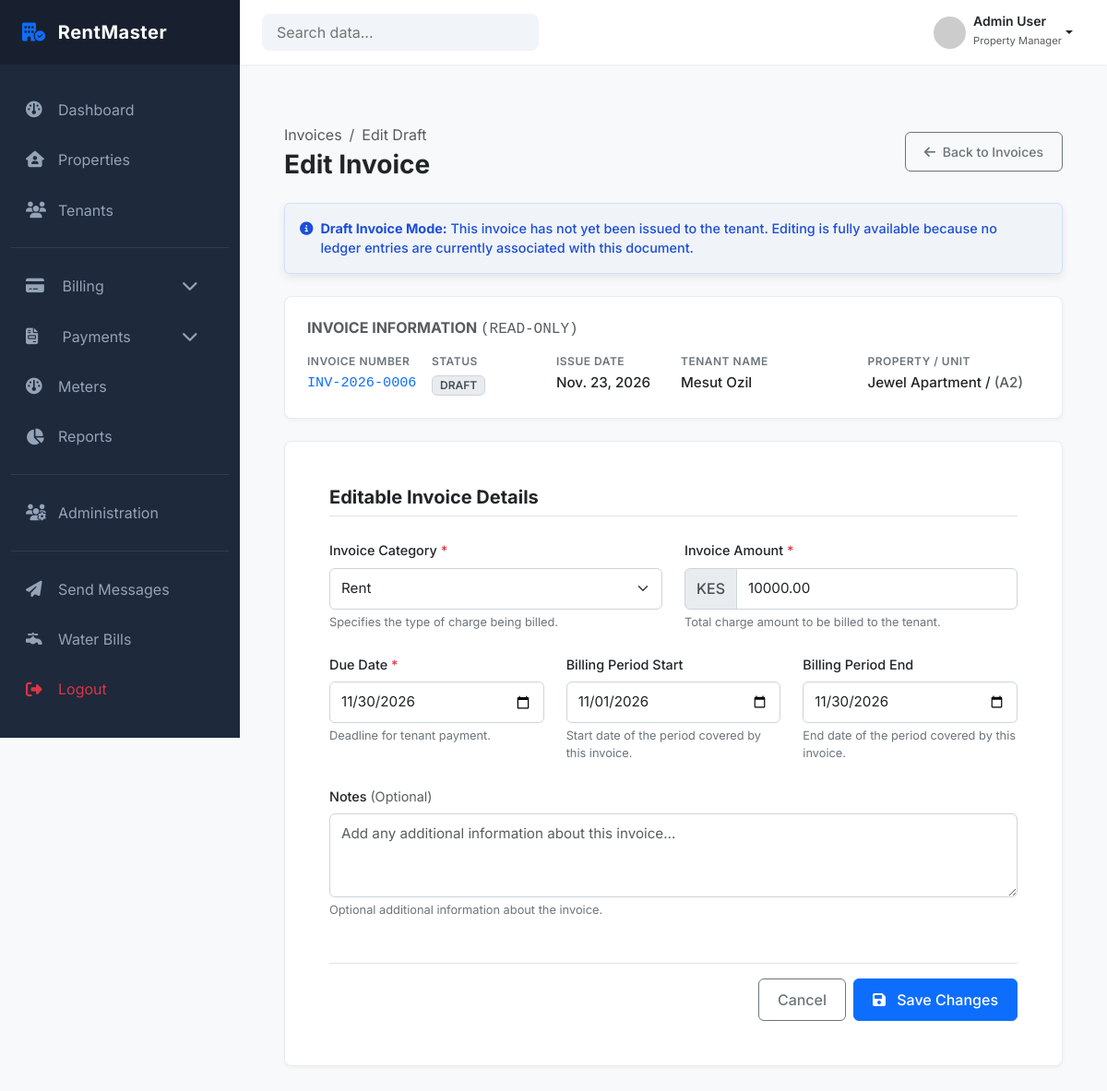
Before: /billing/invoices/6/edit/ (signed in) with the older database file.
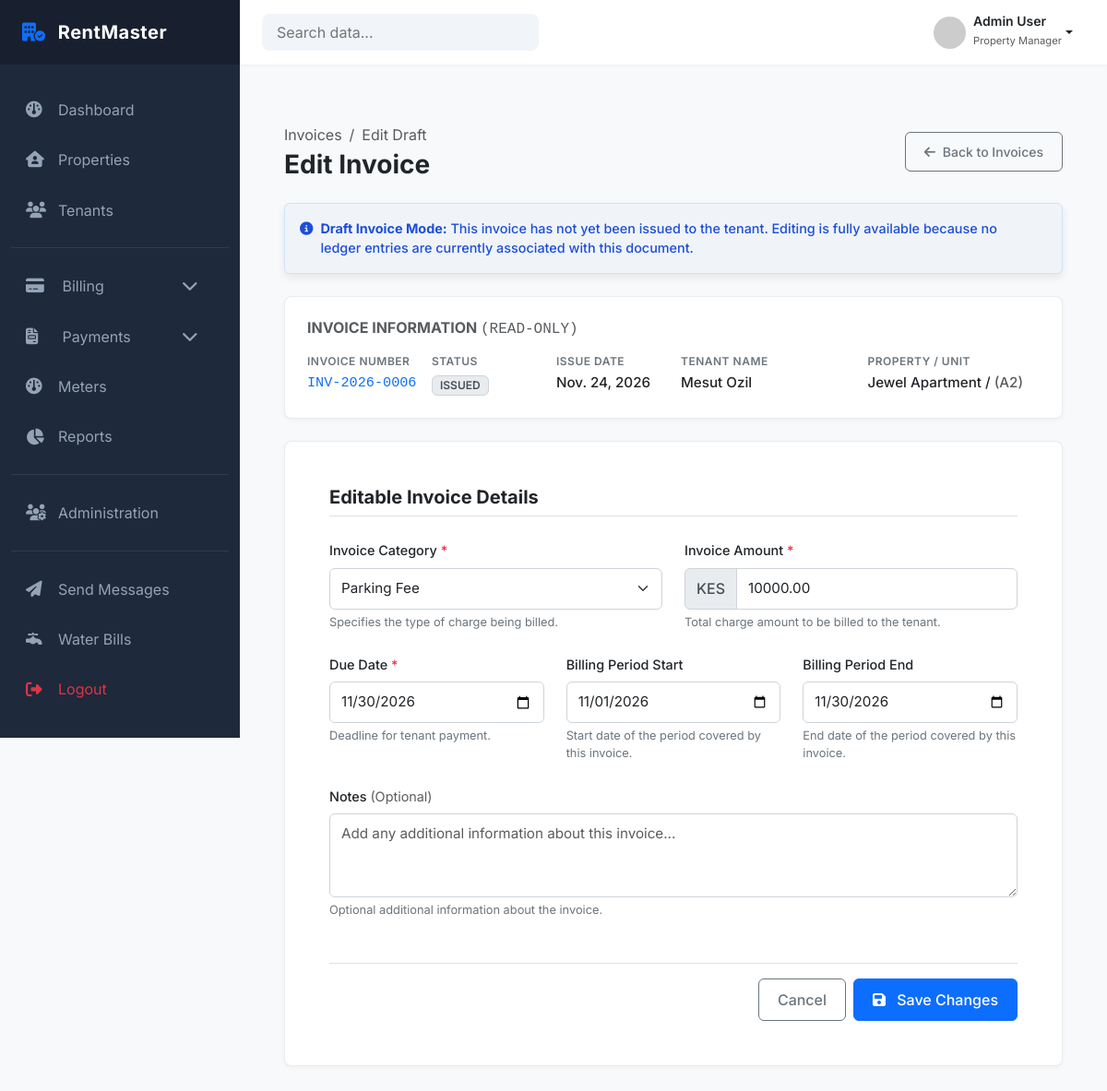
After: the same page with the newer database file.
### billing/models.py (models this page shows, shortened)
class Invoice(models.Model):
    tenancy = models.ForeignKey(
        Tenancy,
        on_delete=models.PROTECT,
        related_name="invoices"
    )
    ledger_account = models.ForeignKey(
        "finance.LedgerAccount",
        on_delete=models.PROTECT,
        related_name="invoices"
    )
    category = models.CharField(
        max_length=20,
        choices=InvoiceCategory.choices
    )
    invoice_number = models.CharField(max_length=50, unique=True, blank=True)
    issue_date = models.DateField(default=timezone.now)
    due_date = models.DateField()
    billing_period_start = models.DateField(null=True, blank=True)
    billing_period_end = models.DateField(null=True, blank=True)
    total_amount = models.DecimalField(
        max_digits=14,
        decimal_places=2,
        default=0
    )
    amount_paid = models.DecimalField(
        max_digits=14,
        decimal_places=2,
        default=0
    )
    status = models.CharField(
        max_length=20,
        choices=InvoiceStatus.choices,
        default=InvoiceStatus.DRAFT
    )
    notes = models.TextField(blank=True)
    created_at = models.DateTimeField(auto_now_add=True)
    created_by = models.ForeignKey(
        settings.AUTH_USER_MODEL,
        on_delete=models.PROTECT,
        related_name="created_invoices"
    )
    class Meta:
        ordering = ["-issue_date"]
        constraints = [
            models.UniqueConstraint(
                fields=[
                    "ledger_account",
                    "category",
                    "billing_period_start",
                    "billing_period_end"
                ],
                condition=~models.Q(
                    status=InvoiceStatus.CANCELLED
                ),
                name="unique_active_invoice_per_charge_per_period"
            )
        ]
    def is_system_generated(self):
        return self.created_by.role == "SYSTEM"
    is_system_generated.boolean = True
    is_system_generated.short_description = "Auto Generated"

### tenants/models.py (models this page shows, shortened)
class Tenancy(models.Model):
    tenant = models.ForeignKey(
        "Tenant",
        on_delete=models.PROTECT,
        related_name="tenancies"
    )
    unit = models.ForeignKey(
        Unit,
        on_delete=models.PROTECT,
        related_name="tenancies"
    )
    start_date = models.DateField() # when tenancy officially begins
    end_date = models.DateField(null=True, blank=True) # when tenancy ends
    rent_amount = models.DecimalField(max_digits=12, decimal_places=2)
    status = models.CharField(
        max_length=20,
        choices=TenancyStatus.choices,
        default=TenancyStatus.ACTIVE
    )
    created_by = models.ForeignKey(
        settings.AUTH_USER_MODEL,
        on_delete=models.PROTECT,
        related_name="created_tenancies"
    )
    created_at = models.DateTimeField(auto_now_add=True)
    updated_at = models.DateTimeField(auto_now=True)
    class Meta:
        ordering = ["-start_date"]
        constraints = [
            models.UniqueConstraint(
                fields=["unit"],
                condition=Q(status="ACTIVE"),
                name="unique_active_tenancy_per_unit"
            ),
            models.UniqueConstraint(
                fields=["tenant"],
                condition=Q(status="ACTIVE"),
                name="unique_active_tenancy_per_tenant"
            )
        ]

class Tenant(models.Model):
    first_name = models.CharField(max_length=100)
    last_name = models.CharField(max_length=100)
    landlord = models.ForeignKey(
        settings.AUTH_USER_MODEL,
        on_delete=models.PROTECT,
        limit_choices_to={"role": "LANDLORD"},
        related_name="tenants"
    )
    phone_number = models.CharField(max_length=20)
    email = models.EmailField(blank=True)
    id_number = models.CharField(max_length=50)
    date_of_birth = models.DateField(null=True, blank=True)
    is_active = models.BooleanField(default=True)
    created_at = models.DateTimeField(auto_now_add=True)
    created_by = models.ForeignKey(
        settings.AUTH_USER_MODEL,
        on_delete=models.PROTECT
    )
    class Meta:
        constraints = [
            UniqueConstraint(
                fields=["id_number", "landlord"],
                name="unique_id_per_landlord"
            ),
            UniqueConstraint(
                fields=["phone_number", "landlord"],
                name="unique_phone_per_landlord"
            )
        ]

### properties/models.py (models this page shows, shortened)
class Unit(models.Model):
    property = models.ForeignKey(
        Property,
        on_delete=models.PROTECT,
        related_name="units"
    )
    unit_number = models.CharField(max_length=20)
    unit_type = models.CharField(
        max_length=50,
        choices=UnitType.choices
    )
    status = models.CharField(
        max_length=50,
        choices=UnitStatus.choices,
        default=UnitStatus.VACANT
    )
    floor = models.CharField(max_length=20, blank=True)
    is_active = models.BooleanField(default=True)
    created_at = models.DateTimeField(auto_now_add=True)
    class Meta:
        constraints = [
            UniqueConstraint(
                fields=["property", "unit_number"],
                name="unique_unit_number_per_property"
            )
        ]
        ordering = ["unit_number"]

class Property(models.Model):
    landlord = models.ForeignKey(
        settings.AUTH_USER_MODEL,
        on_delete=models.PROTECT,
        related_name="properties",
        limit_choices_to={"role": "LANDLORD"}
    )
    name = models.CharField(max_length=150)
    description = models.TextField(blank=True)
    address_line_1 = models.CharField(max_length=250)
    address_line_2 = models.CharField(max_length=255, blank=True)
    country = models.CharField(max_length=100)
    county = models.CharField(max_length=100, blank=True)
    postal_code = models.CharField(max_length=20, blank=True)
    is_active = models.BooleanField(default=True)
    created_at = models.DateTimeField(auto_now_add=True)
    updated_at = models.DateTimeField(auto_now=True)
    class Meta:
        constraints = [
            UniqueConstraint(
                fields=["landlord", "name"],
                name="unique_property_name_per_landlord"
            )
        ]
        ordering = ["-created_at"]

### billing/views/invoice_views.py (the view, shortened to what this page needs)
# urls.py: path("invoices/<int:invoice_id>/edit/", update_draft_invoice_view, name="edit_invoice")
@login_required
def update_draft_invoice_view(request, invoice_id):
    try:
        invoice = get_invoice_service(
            user=request.user,
            invoice_id=invoice_id
        )
    except ValidationError:
        raise Http404("Invoice not found.")
    context = {
        "invoice": invoice,
        "form_data": request.POST if request.method == "POST" else None,
        "invoice_category_choices": InvoiceCategory.choices,
    }
    return render(
        request,
        "billing/invoices/edit_invoice.html",
        context
    )

### billing/services/invoice_services.py (called while the page is built)
def get_invoice_service(*, user, invoice_id):
    accessible_tenants = get_accessible_tenants(user)
    try:
        invoice = Invoice.objects.filter(
            pk=invoice_id,
            tenancy__tenant__in=accessible_tenants,
        ).select_related(
            "tenancy",
            "tenancy__tenant",
            "tenancy__unit",
            "tenancy__unit__property",
            "ledger_account",
            "created_by",
        ).prefetch_related("ledger_entries").get()
    except Invoice.DoesNotExist:
        raise ValidationError("Invoice does not exist.")
    return invoice

### finance/services/tenant_access.py (called while the page is built, shortened)
def get_accessible_tenants(user, query=None):
    if user.role == Role.SYSTEM_ADMIN:
        tenants = Tenant.objects.all()
    elif user.role == Role.LANDLORD:
        tenants = Tenant.objects.filter(landlord=user)
    elif user.role == Role.CARETAKER:
        tenants = Tenant.objects.filter(landlord=user.landlord)
    else:
        return Tenant.objects.none()
    return tenants.distinct()

### templates/billing/invoices/edit_invoice.html (shortened to what the changed rows need)
{% extends 'dashboard/base_dashboard.html' %}
{% load static %}
{% block extra_css %}
<link href="https://cdn.jsdelivr.net/npm/bootstrap@5.3.2/dist/css/bootstrap.min.css" rel="stylesheet">
<link rel="stylesheet" href="https://cdnjs.cloudflare.com/ajax/libs/font-awesome/6.4.2/css/all.min.css">
<link rel="stylesheet" href="{% static 'billing/css/edit_invoice.css' %}" />
{% endblock %}
{% block content %}
<div class="edit-invoice-container">
    <div class="d-flex flex-column flex-md-row justify-content-between align-items-md-center mb-4">
        <div>
            <h1 class="h3 page-header-title mb-0">Edit Invoice</h1>
        </div>
    </div>
    <div class="card card-custom mb-4">
        <div class="card-body p-4">
            <div class="row g-3">
                <div class="col-6 col-md-4 col-lg-2">
                    <div class="info-label">Invoice Number</div>
                    <div class="info-value font-monospace text-primary">{{ invoice.invoice_number }}</div>
                </div>
                <div class="col-6 col-md-4 col-lg-2">
                    <div><span class="badge badge-draft px-2 py-1">{{ invoice.status }}</span></div>
                </div>
                <div class="col-6 col-md-4 col-lg-2">
                    <div class="info-label">Issue Date</div>
                    <div class="info-value">{{ invoice.issue_date }}</div>
                </div>
                <div class="col-6 col-md-6 col-lg-3">
                    <div class="info-label">Tenant Name</div>
                    <div class="info-value">
                        {{ invoice.tenancy.tenant.first_name }}
                        {{ invoice.tenancy.tenant.last_name }}
                    </div>
                </div>
                <div class="col-12 col-md-6 col-lg-3">
                    <div class="info-label">Property / Unit</div>
                    <div class="info-value">{{ invoice.tenancy.unit.property.name }} /<span class="text-muted"> ({{ invoice.tenancy.unit.unit_number }})</span></div>
                </div>
            </div>
        </div>
    </div>
    <div class="card card-custom">
        <div class="card-body p-4 p-md-5">
            <form method="POST" action="" novalidate>
                <div class="row g-4">
                    <div class="col-md-6">
                        <label for="invoiceCategory" class="form-label">
                            Invoice Category <span class="text-danger">*</span>
                        </label>
                        <select class="form-select" id="invoiceCategory"
                                name="category" required>
                            {% for value, label in invoice_category_choices %}
                                <option value="{{ value }}"
                                    {% if form_data %}
                                        {% if form_data.category == value %}selected{% endif %}
                                    {% elif invoice.category == value %}
                                        selected
                                    {% endif %}>
                                    {{ label }}
                                </option>
                            {% endfor %}
                        </select>
                        <div class="form-text">
                            Specifies the type of charge being billed.
                        </div>
                    </div>
                    <div class="col-md-6">
                        <div class="input-group">
                            <span class="input-group-text">KES</span>
                            <input type="number"
                                step="0.01"
                                min="0.01"
                                class="form-control"
                                id="invoiceAmount"
                                name="amount"
                                value="{% if form_data %}{{ form_data.amount }}{% else %}{{ invoice.total_amount }}{% endif %}"
                                placeholder="0.00"
                                required>
                        </div>
                    </div>
                    <div class="col-md-4">
                        <label for="dueDate" class="form-label">
                            Due Date <span class="text-danger">*</span>
                        </label>
                        <input type="date"
                            class="form-control"
                            id="dueDate"
                            name="due_date"
                            value="{% if form_data %}{{ form_data.due_date }}{% else %}{{ invoice.due_date|date:'Y-m-d' }}{% endif %}"
                            required>
                        <div class="form-text">
                            Deadline for tenant payment.
                        </div>
                    </div>
                    <div class="col-md-4">
                        <label for="periodStart" class="form-label">
                            Billing Period Start
                        </label>
                        <input type="date"
                            class="form-control"
                            id="periodStart"
                            name="billing_period_start"
                            value="{% if form_data %}{{ form_data.billing_period_start }}{% elif invoice.billing_period_start %}{{ invoice.billing_period_start|date:'Y-m-d' }}{% endif %}">
                        <div class="form-text">
                            Start date of the period covered by this invoice.
                        </div>
                    </div>
                    <div class="col-md-4">
                        <label for="periodEnd" class="form-label">
                            Billing Period End
                        </label>
                        <input type="date"
                            class="form-control"
                            id="periodEnd"
                            name="billing_period_end"
                            value="{% if form_data %}{{ form_data.billing_period_end }}{% elif invoice.billing_period_end %}{{ invoice.billing_period_end|date:'Y-m-d' }}{% endif %}">
                        <div class="form-text">
                            End date of the period covered by this invoice.
                        </div>
                    </div>
                </div>
            </form>
        </div>
    </div>
</div>
{% endblock %}

Changed rows visible on the page:
changed Invoice "Mesut": status "DRAFT" → "ISSUED"; issue_date "Nov. 23, 2026" → "Nov. 24, 2026"; category "Rent" → "Parking Fee"
